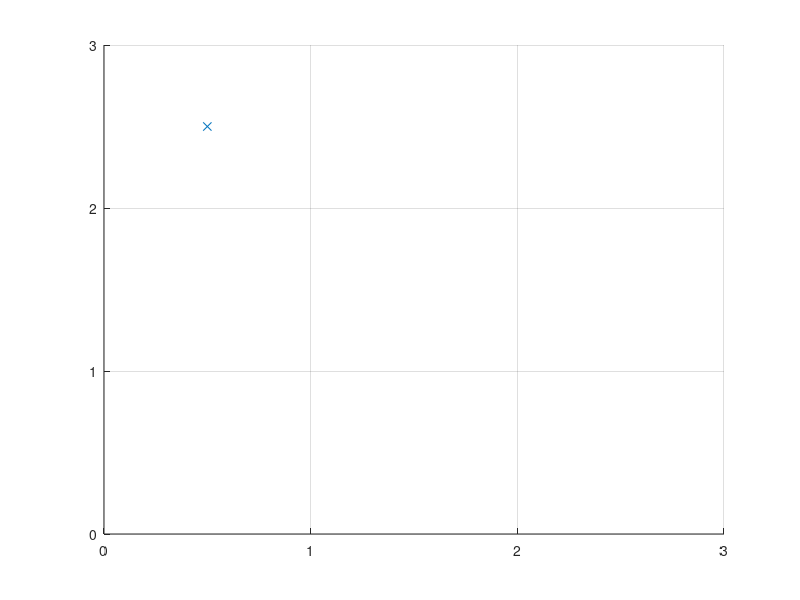

MATLAB code to generate this figure:
%%
%this is the players state, when player==1, they have won
player1 = 0;
player2 = 0;
winner = 0;
figure; 
axis([0 3 0 3]);
xticks(0:1:3);
yticks(0:1:3);
grid on;
% if its an even turn or zero then it is player one's turn
% if its an odd turn then it is players two's turn
turn=0;
gameBoard = [0 0 0; 0 0 0; 0 0 0];
while (winner ~= 1)

    

    %This is setting the game board. The values will change to 1 when they
    %have been filled in
    
    
        [x y] = ginput(1)
        %This will plot a marker for each players input
        if x <= 1 && y <= 1
            hold on;
            plot(0.5,0.5,'x')
            gameBoard(3,1) = 1
        elseif x <= 2 && y <= 2 && x > 1 && y > 1
            hold on;
            plot(1.5,1.5,'x')
            gameBoard(2,2) = 1
        elseif x <= 3 && y <= 3 && x > 2 && y > 2
            hold on;
            plot(2.5,2.5,'x')
            gameBoard(1,3) = 1
        elseif x <= 3 && y <= 1 && x >2
            hold on;
            plot(2.5,0.5,'x')
            gameBoard(3,3) = 1
        elseif x <= 3 && y <= 2 && x >2 && y >1
            hold on;
            plot(2.5,1.5,'x')
            gameBoard(2,3) = 1
        elseif x <= 2 && y <= 3 && y > 2 && x>1
            hold on;
            plot(1.5,2.5,'x')
            gameBoard(1,2) = 1
        elseif x <= 2 && y <= 1 && x>1 
            hold on;
            plot(1.5,0.5,'x') 
            gameBoard(3,2) = 1
        elseif x <= 1 && y <= 2 && y >1
            hold on;
            plot(0.5,1.5,'x')
            gameBoard(2,1) = 1
        else x <= 1 && y <= 3 && y > 2
            hold on;
            plot(0.5,2.5,'x')
            gameBoard(1,1) = 1
        end
        if gameBoard (1,1) ==1 && gameBoard (1,2) ==1 && gameBoard (1,3) ==1 
            winner = 1;
        elseif gameBoard (2,1) ==1 && gameBoard (2,2) ==1 && gameBoard (2,3) == 1
            winner = 1;
        elseif gameBoard (3,1) ==1 && gameBoard (3,2) ==1 && gameBoard (3,3) == 1
            winner = 1;
        elseif gameBoard (1,1) ==1 && gameBoard (2,1) ==1 && gameBoard (3,1) == 1
            winner = 1;
        elseif gameBoard (1,2) ==1 && gameBoard (2,2) ==1 && gameBoard (3,2) == 1
            winner = 1;
        elseif gameBoard (1,3) ==1 && gameBoard (2,3) ==1 && gameBoard (3,3) == 1
            winner = 1;
        elseif gameBoard (1,1) ==1 && gameBoard (2,2) ==1 && gameBoard (3,3) == 1
            winner = 1;
        else gameBoard (1,3) ==1 && gameBoard (2,2) ==1 && gameBoard (3,1) == 1
            winner = 1;
        end
end
    %close all;

%% Winning placements

    